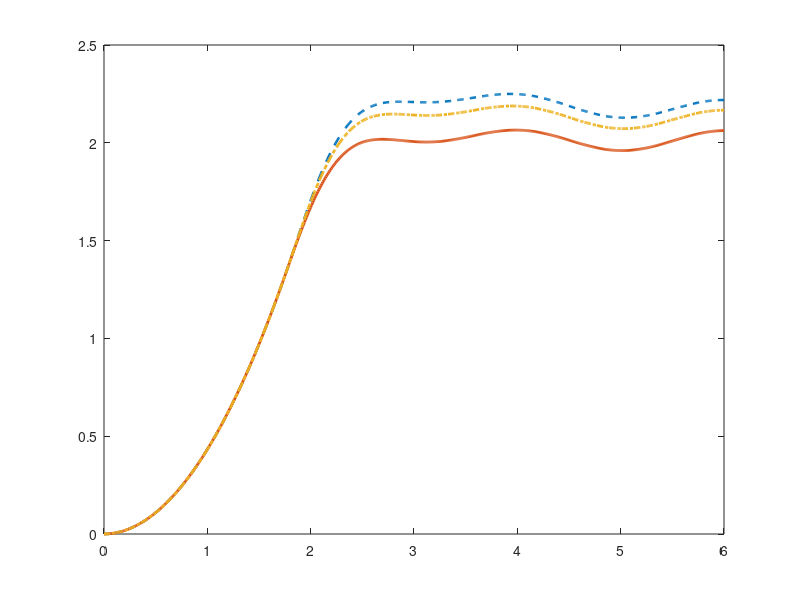

The MATLAB script that drew this image: (Note: this script raises an error after producing the figure.)
% Saturation and anti-windup for realistic PID altitude control
% This script compares PID control without anti-windup,
% PID control with conditional integration, and PID control
% with a clamped integrator.

clc;
clear;
close all;

%% Parameters
m = 0.75;
g = 9.81;
dt = 0.01;
t_end = 6;
t = 0:dt:t_end;

%% Reference
z_ref = 2;

%% Controller design
wn = 3;
zeta = 0.7;

Kp = m*wn^2;
Kd = 2*m*zeta*wn;
Ki = 0.5;

%% Thrust limits
T_min = 0;
T_max = 8;

%% Clamp limit for clamped integrator
int_limit = 2;

%% Storage
z_noAW = zeros(size(t));
vz_noAW = zeros(size(t));

z_condAW = zeros(size(t));
vz_condAW = zeros(size(t));

z_clampAW = zeros(size(t));
vz_clampAW = zeros(size(t));

% Integral states
int_noAW = 0;
int_condAW = 0;
int_clampAW = 0;

% Integrator history
int_hist_noAW = zeros(size(t));
int_hist_condAW = zeros(size(t));
int_hist_clampAW = zeros(size(t));

% Thrust histories
T1_unsat_hist = zeros(size(t));
T1_hist = zeros(size(t));

T2_unsat_hist = zeros(size(t));
T2_hist = zeros(size(t));

T3_unsat_hist = zeros(size(t));
T3_hist = zeros(size(t));

%% Simulation loop
for k = 1:length(t)-1

    % Common disturbance
    d = 0.5*sin(2*pi*0.5*t(k));

    %% Case 1: No Anti-Windup
    e1 = z_ref - z_noAW(k);
    e1_dot = -vz_noAW(k);

    % Always integrate
    int_noAW = int_noAW + e1*dt;
    int_hist_noAW(k+1) = int_noAW;

    % PID control
    u1 = Kp*e1 + Kd*e1_dot + Ki*int_noAW;

    % Unsaturated and saturated thrust
    T1_unsat = m*g + u1 - d;
    T1 = max(T_min, min(T1_unsat, T_max));

    % Store thrust history
    T1_unsat_hist(k) = T1_unsat;
    T1_hist(k) = T1;

    % Dynamics
    az1 = (T1 - m*g)/m;
    vz_noAW(k+1) = vz_noAW(k) + az1*dt;
    z_noAW(k+1) = z_noAW(k) + vz_noAW(k+1)*dt;

    %% Case 2: Conditional Integration
    e2 = z_ref - z_condAW(k);
    e2_dot = -vz_condAW(k);

    % PID control using current integrator
    u2 = Kp*e2 + Kd*e2_dot + Ki*int_condAW;

    % Unsaturated and saturated thrust
    T2_unsat = m*g + u2 - d;
    T2 = max(T_min, min(T2_unsat, T_max));

    % Integrate only if not saturated
    if T2 == T2_unsat
        int_condAW = int_condAW + e2*dt;
    end
    int_hist_condAW(k+1) = int_condAW;

    % Store thrust history
    T2_unsat_hist(k) = T2_unsat;
    T2_hist(k) = T2;

    % Dynamics
    az2 = (T2 - m*g)/m;
    vz_condAW(k+1) = vz_condAW(k) + az2*dt;
    z_condAW(k+1) = z_condAW(k) + vz_condAW(k+1)*dt;

    %% Case 3: Clamped Integrator
    e3 = z_ref - z_clampAW(k);
    e3_dot = -vz_clampAW(k);

    % Integrate always, then clamp
    int_clampAW = int_clampAW + e3*dt;
    int_clampAW = max(-int_limit, min(int_clampAW, int_limit));
    int_hist_clampAW(k+1) = int_clampAW;

    % PID control
    u3 = Kp*e3 + Kd*e3_dot + Ki*int_clampAW;

    % Unsaturated and saturated thrust
    T3_unsat = m*g + u3 - d;
    T3 = max(T_min, min(T3_unsat, T_max));

    % Store thrust history
    T3_unsat_hist(k) = T3_unsat;
    T3_hist(k) = T3;

    % Dynamics
    az3 = (T3 - m*g)/m;
    vz_clampAW(k+1) = vz_clampAW(k) + az3*dt;
    z_clampAW(k+1) = z_clampAW(k) + vz_clampAW(k+1)*dt;
end

%% Fill last thrust values for cleaner plots
T1_unsat_hist(end) = T1_unsat_hist(end-1);
T1_hist(end) = T1_hist(end-1);

T2_unsat_hist(end) = T2_unsat_hist(end-1);
T2_hist(end) = T2_hist(end-1);

T3_unsat_hist(end) = T3_unsat_hist(end-1);
T3_hist(end) = T3_hist(end-1);

%% Calculate response results

% No anti-windup
max_alt_noAW = max(z_noAW);
overshoot_noAW = max(0, (max_alt_noAW - z_ref)/z_ref*100);
final_alt_noAW = z_noAW(end);
final_error_noAW = z_ref - final_alt_noAW;
mae_noAW = mean(abs(z_ref - z_noAW));
final_int_noAW = int_hist_noAW(end);

% Conditional integration
max_alt_condAW = max(z_condAW);
overshoot_condAW = max(0, (max_alt_condAW - z_ref)/z_ref*100);
final_alt_condAW = z_condAW(end);
final_error_condAW = z_ref - final_alt_condAW;
mae_condAW = mean(abs(z_ref - z_condAW));
final_int_condAW = int_hist_condAW(end);

% Clamped integrator
max_alt_clampAW = max(z_clampAW);
overshoot_clampAW = max(0, (max_alt_clampAW - z_ref)/z_ref*100);
final_alt_clampAW = z_clampAW(end);
final_error_clampAW = z_ref - final_alt_clampAW;
mae_clampAW = mean(abs(z_ref - z_clampAW));
final_int_clampAW = int_hist_clampAW(end);

%% Plot altitude responses
figure;
plot(t, z_noAW, '--', 'LineWidth', 1.8);
hold on;
plot(t, z_condAW, '-', 'LineWidth', 2.0);
plot(t, z_clampAW, '-.', 'LineWidth', 2.0);
yline(z_ref, '--k', 'LineWidth', 1.5);
grid on;
xlabel('Time (s)');
ylabel('Altitude (m)');
title('Comparison of Anti-Windup Methods');
legend('No Anti-Windup', 'Conditional Integration', ...
       'Clamped Integrator', 'Reference', 'Location', 'best');

%% Plot integrator histories
figure;
plot(t, int_hist_noAW, '--', 'LineWidth', 1.8);
hold on;
plot(t, int_hist_condAW, '-', 'LineWidth', 2.0);
plot(t, int_hist_clampAW, '-.', 'LineWidth', 2.0);
yline(int_limit, ':k', 'Upper Clamp');
yline(-int_limit, ':k', 'Lower Clamp');
grid on;
xlabel('Time (s)');
ylabel('Integral state (m⋅s)');
title('Integrator State Comparison');
legend('No Anti-Windup', 'Conditional Integration', ...
       'Clamped Integrator', 'Upper Clamp', 'Lower Clamp', ...
       'Location', 'best');

%% Plot thrust saturation check for No Anti-Windup
figure;
plot(t, T1_unsat_hist, '--', 'LineWidth', 1.8);
hold on;
plot(t, T1_hist, '-', 'LineWidth', 2.0);
yline(T_max, '--r', 'T_{max}');
yline(T_min, '--k', 'T_{min}');
grid on;
xlabel('Time (s)');
ylabel('Thrust (N)');
title('Thrust Saturation Check: No Anti-Windup');
legend('T_{unsat,noAW}', 'T_{sat,noAW}', 'T_{max}', 'T_{min}', ...
       'Location', 'best');

%% Plot thrust saturation check for Conditional Integration
figure;
plot(t, T2_unsat_hist, '--', 'LineWidth', 1.8);
hold on;
plot(t, T2_hist, '-', 'LineWidth', 2.0);
yline(T_max, '--r', 'T_{max}');
yline(T_min, '--k', 'T_{min}');
grid on;
xlabel('Time (s)');
ylabel('Thrust (N)');
title('Thrust Saturation Check: Conditional Integration');
legend('T_{unsat,condAW}', 'T_{sat,condAW}', 'T_{max}', 'T_{min}', ...
       'Location', 'best');

%% Plot thrust saturation check for Clamped Integrator
figure;
plot(t, T3_unsat_hist, '--', 'LineWidth', 1.8);
hold on;
plot(t, T3_hist, '-', 'LineWidth', 2.0);
yline(T_max, '--r', 'T_{max}');
yline(T_min, '--k', 'T_{min}');
grid on;
xlabel('Time (s)');
ylabel('Thrust (N)');
title('Thrust Saturation Check: Clamped Integrator');
legend('T_{unsat,clampAW}', 'T_{sat,clampAW}', 'T_{max}', 'T_{min}', ...
       'Location', 'best');

%% Display results
fprintf('--- Controller and actuator settings ---\n');
fprintf('Kp = %.4f\n', Kp);
fprintf('Kd = %.4f\n', Kd);
fprintf('Ki = %.4f\n', Ki);
fprintf('T_min = %.2f N\n', T_min);
fprintf('T_max = %.2f N\n', T_max);
fprintf('Integrator clamp limit = %.2f m⋅s\n', int_limit);

fprintf('\n--- No Anti-Windup ---\n');
fprintf('Max altitude = %.4f m\n', max_alt_noAW);
fprintf('Overshoot = %.2f %%\n', overshoot_noAW);
fprintf('Final altitude = %.4f m\n', final_alt_noAW);
fprintf('Final error = %.4f m\n', final_error_noAW);
fprintf('Mean abs error = %.4f m\n', mae_noAW);
fprintf('Final integral state = %.4f m⋅s\n', final_int_noAW);

fprintf('\n--- Conditional Integration ---\n');
fprintf('Max altitude = %.4f m\n', max_alt_condAW);
fprintf('Overshoot = %.2f %%\n', overshoot_condAW);
fprintf('Final altitude = %.4f m\n', final_alt_condAW);
fprintf('Final error = %.4f m\n', final_error_condAW);
fprintf('Mean abs error = %.4f m\n', mae_condAW);
fprintf('Final integral state = %.4f m⋅s\n', final_int_condAW);

fprintf('\n--- Clamped Integrator ---\n');
fprintf('Max altitude = %.4f m\n', max_alt_clampAW);
fprintf('Overshoot = %.2f %%\n', overshoot_clampAW);
fprintf('Final altitude = %.4f m\n', final_alt_clampAW);
fprintf('Final error = %.4f m\n', final_error_clampAW);
fprintf('Mean abs error = %.4f m\n', mae_clampAW);
fprintf('Final integral state = %.4f m⋅s\n', final_int_clampAW);
